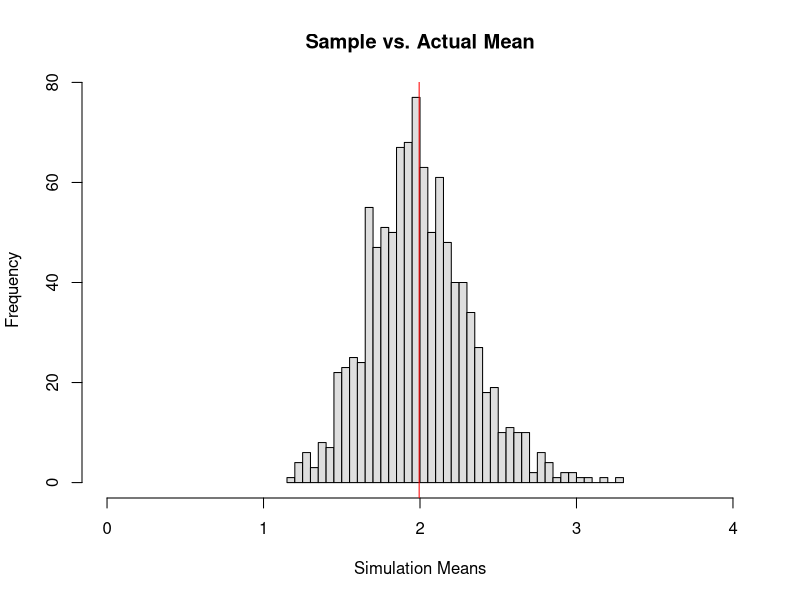
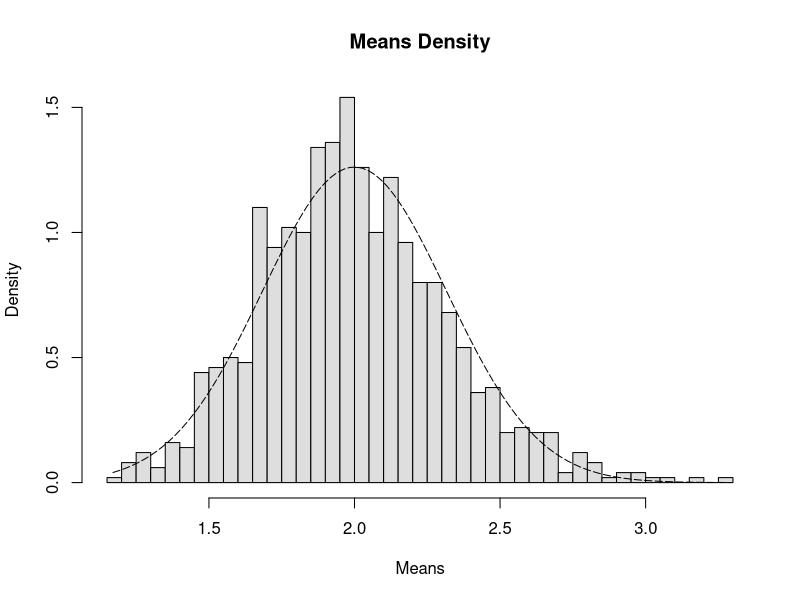
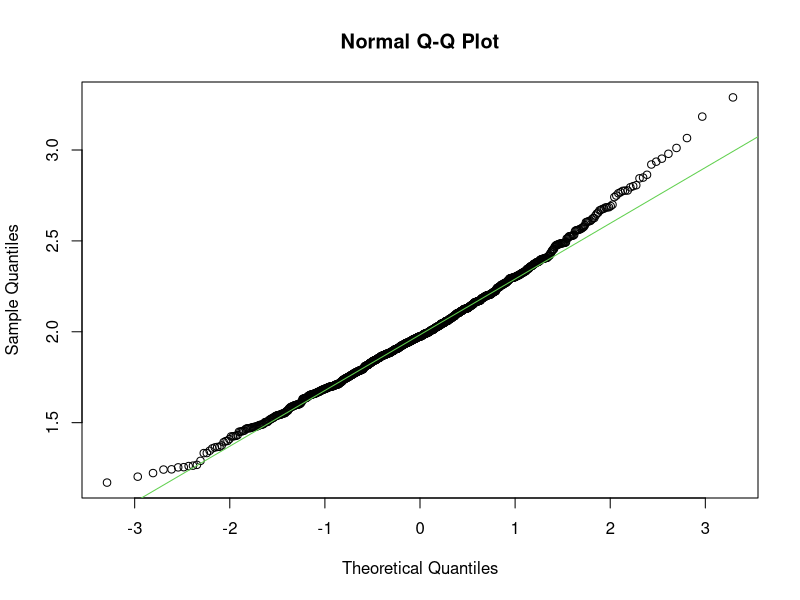

Recreate these plots in R, in order.
## ---- chunk 1
knitr::opts_chunk$set(echo = TRUE)
## ---- chunk 2
# assign simulation parameters
set.seed(42)
lam = .5
n <- 40
simulations <- 1000

# run
exp_means <- NULL
for (i in 1:simulations) {
  exp_means <- c(exp_means, mean(rexp(n, lam)))
}
## ---- chunk 3
# Plot the results of the experiment
hist(exp_means
     , col="gray87"
     , main="Sample vs. Actual Mean"
     , xlim = c(0, 4)
     , breaks = 40
     , xlab = "Simulation Means")
abline(v = mean(exp_means), lwd = "1", col = "red")
## ---- chunk 4
var(exp_means)
## ---- chunk 5
# Sampled means vs theoretical normal distribution visualized
x_points <- seq(min(exp_means), max(exp_means), length=100)
y_points <- dnorm(x_points, mean=1/lam, sd=(1/lam/sqrt(n)))
hist(exp_means, breaks = n, prob = TRUE, col = "gray87"
     , xlab = "Means", main = "Means Density", ylab = "Density")
lines(x_points, y_points, pch=24, col="black", lty=5)
## ---- chunk 6
# distribution quantiles compared - sampled exponential means vs normal
qqnorm(exp_means); qqline(exp_means, col = 3)
